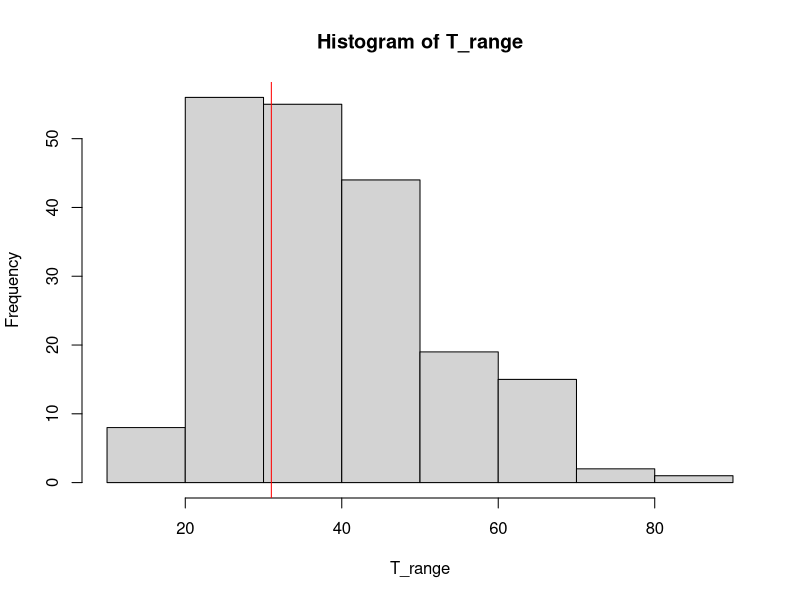
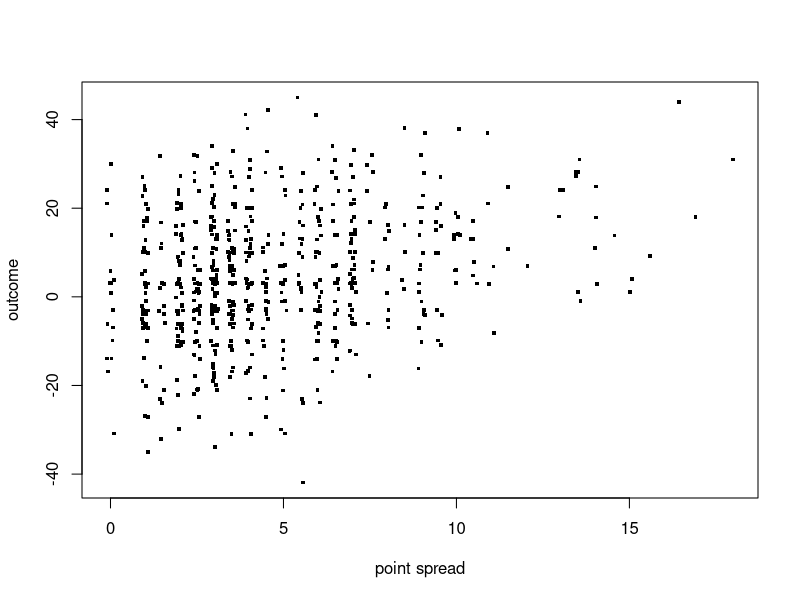
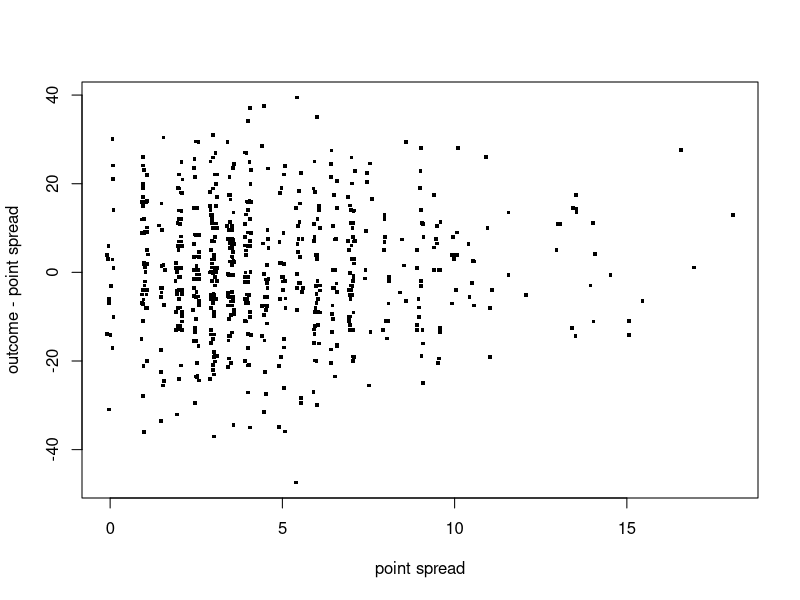
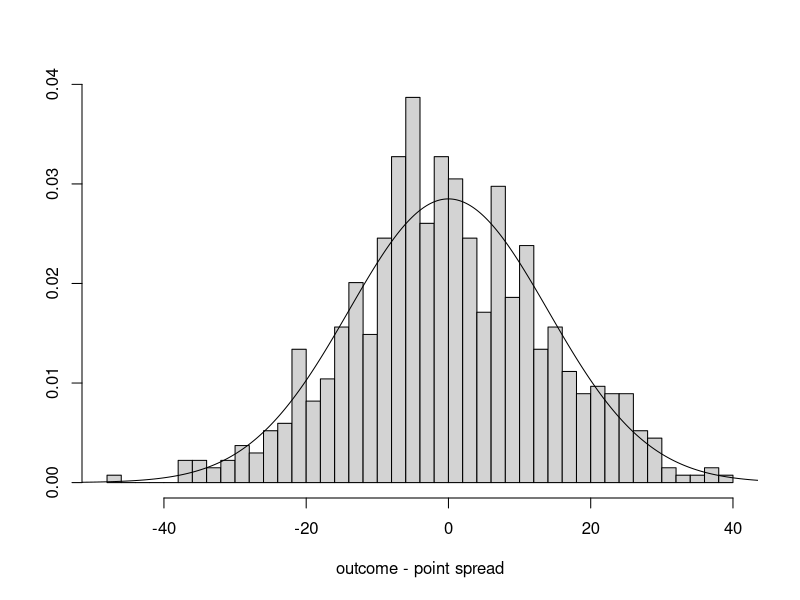
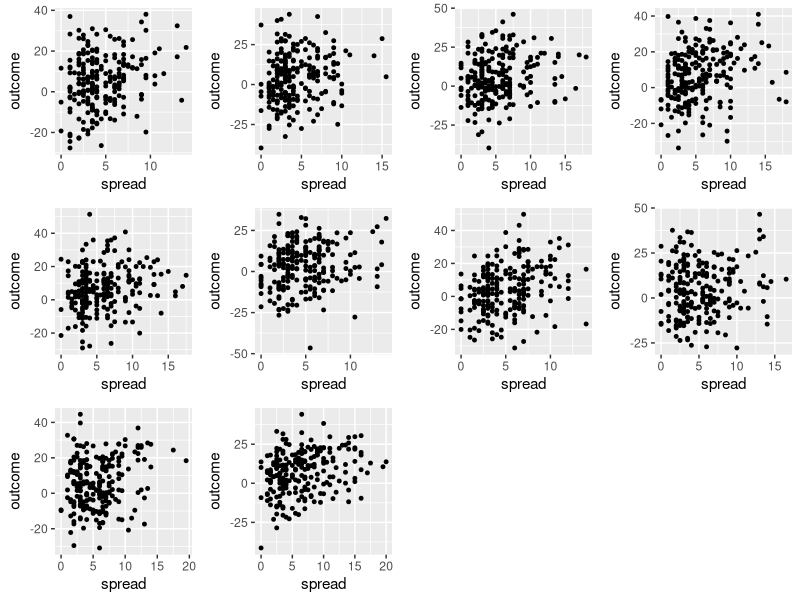
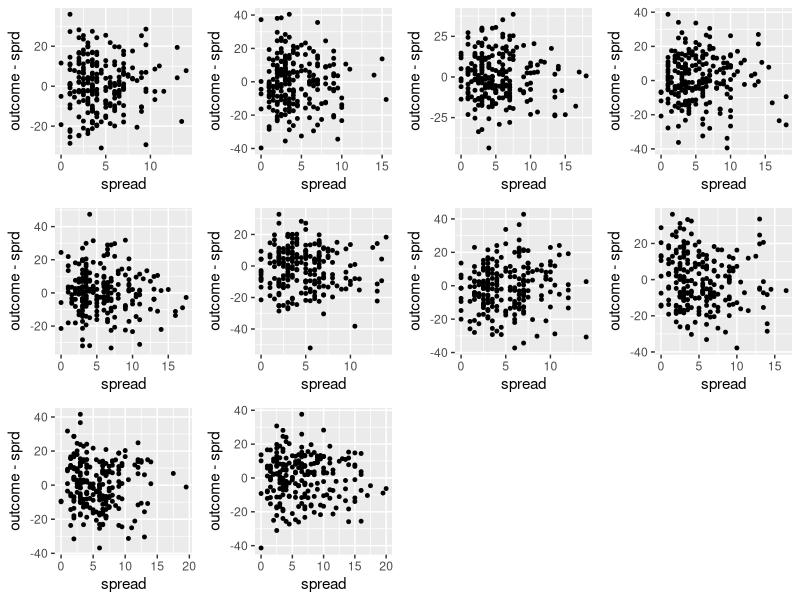
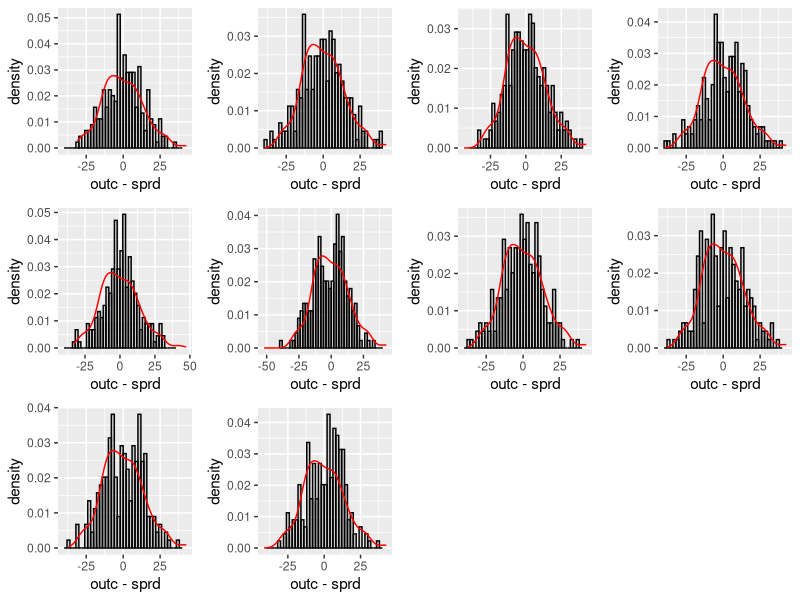
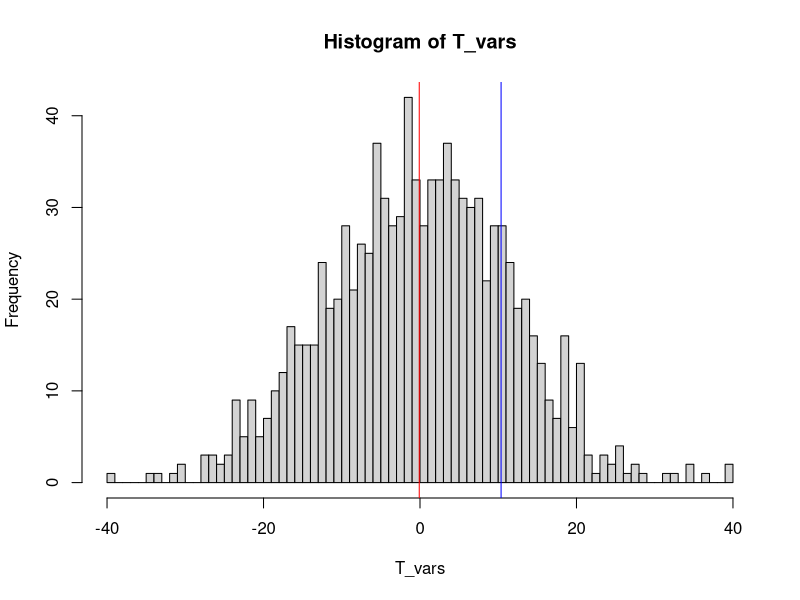

Write the R code that produced these figures, in order.
## ---- chunk 1
set.seed(12321)
knitr::opts_chunk$set(fig.align='center', fig.width=12, fig.height=8, fig.path='Figs/',
                      echo=TRUE, warning=FALSE, message=FALSE)
## ---- chunk 2
schooldata.y <- c(28, 8, -3, 7, -1, 1, 18, 12)
schooldata.sigmaj <- c(15, 10, 16, 11, 9, 11, 10, 18)

mu.hat <- function(tau) {
  sum ((1 / (schooldata.sigmaj^2 + tau^2)) * (schooldata.y)) / 
    sum((1/(schooldata.sigmaj^2 + tau^2)))
}

V.mu.inv <- function(tau) {
  sum((1 / (schooldata.sigmaj^2 + tau^2)))
}

# p(tau | y)
post.tau <- function(tau) {
  V.mu.inv(tau)^(-(1 / 2)) * 
    prod(((schooldata.sigmaj^2 + tau^2)^(-1 / 2)) * 
           exp(-((schooldata.y - mu.hat(tau))^2) / (2 * (schooldata.sigmaj^2 + tau^2)))
        )
}

# Simulate a bunch of tau's using the post.tau() function
tau <- seq(0.01, 30, length = 1000)
post.tau.dens <- apply(as.array(tau), 1, FUN = "post.tau")

# The plot looks like a slide, so smaller taus are more likely
#plot(tau, post.tau.dens, "l")

# Now take 200 samples with replacement from the taus, using the tau posterior density
sim.tau <- sample(tau, 200, prob = post.tau.dens, replace = TRUE)
# Now we can simulate mu.hat and V.mu.inv 
sim.mu.hat <- apply(as.array(sim.tau), 1, FUN = "mu.hat")
sim.Vinv <- apply(as.array(sim.tau), 1, FUN="V.mu.inv")
sim.mu <- rnorm(200, sim.mu.hat, (sim.Vinv)^(-1/2))

v.j <- function(tau) {
  1 / ((1 / schooldata.sigmaj^2) + (1 / tau^2))
}

theta.hat.j <- function(mu, tau) {
  ((schooldata.y / schooldata.sigmaj^2) + (mu / (tau^2))) / 
    ((1 / schooldata.sigmaj^2) + (1 / tau^2))
}

# Figure 5.6
#plot(tau, 
#     theta.hat.j(mu.hat(tau), tau), 
#     cex = 0.1, 
#     col = c("black",
#             "red",
#             "blue",
#             "purple",
#             "brown",
#             "darkgreen",
#             "orange",
#             "cyan"))

##### Figure 5.7
#plot(tau, 
#     sqrt(v.j(tau) + 
#          (1 / ((tau^2 / schooldata.sigmaj^2 + 1)^2)) * 
#          (1 / (sapply(tau, V.mu.inv)))), 
#     cex = 0.1, 
#     ylim = c(0, 20),
#     col = c("black",
#             "red",
#             "blue",
#             "purple",
#             "brown",
#             "darkgreen",
#             "orange",
#             "cyan"))


sim.vj <- apply(as.array(sim.tau), 1, FUN = "v.j")
sim.thetahat.j <- matrix(NA, ncol = 8, nrow = length(sim.mu))

for (j in (1:8)) {
  for (i in (1:length(sim.mu))) {
    sim.thetahat.j[i, j] <- theta.hat.j(sim.mu[i], sim.tau[i])[j]
  }
}

sim.theta <- matrix(NA, ncol = 8, nrow = length(sim.mu))
for (j in (1:8)) {
  for (i in (1:length(sim.mu))) {
    sim.theta[i, j] <- rnorm(1, sim.thetahat.j[i, j], (sim.vj[i])^(1 / 2))
  }
}


#Schools example from Chapter 5, make sure you run the Chapter 5 code first to obtain the 200 simulated values for each of the 8 thetas. These are stored in sim.theta

#Use the posterior predictive distribution to simulate new y values for each school (repeated 200 times)
#yrep <- rnorm(8 * 200, sim.theta, schooldata.sigmaj)
#yrep <- matrix(yrep, 200, 8)

#T_max <- apply(yrep, 1, max)
#T_min <- apply(yrep, 1, min)
#T_mean <- apply(yrep, 1, mean)
#T_sd <- apply(yrep, 1, sd)

#par(mfrow <- c(2, 2))

#hist(T_max)
#abline(v = max(schooldata.y), col = "red")
#1 - sum(T_max < max(schooldata.y)) / 200

#hist(T_min)
#abline(v = min(schooldata.y), col = "red")
#1 - sum(T_min < min(schooldata.y)) / 200

#hist(T_mean)
#abline(v = mean(schooldata.y), col = "red")
#1 - sum(T_mean < mean(schooldata.y)) / 200

#hist(T_sd)
#abline(v = sd(schooldata.y), col = "red")
#1 - sum(T_sd < sd(schooldata.y)) / 200


## ---- chunk 3
yrep <- rnorm(8 * 200, sim.theta, schooldata.sigmaj)
yrep <- matrix(yrep, 200, 8)

diff.range <- function(row) {
  return(diff(range(row)))
}

T_range <- apply(yrep, 1, diff.range)
p.val <- 1 - sum(T_range < diff(range(schooldata.y))) / 200
hist(T_range)
abline(v = diff(range(schooldata.y)), col = "red")
## ---- chunk 4
library(ggplot2)
## ---- chunk 5
football.data <- read.table('football.txt', header=T)
football.data$outcome <- football.data$favorite - football.data$underdog
football.data$outcome.minus.pointspread <- football.data$outcome - football.data$spread
head(football.data)
## ---- chunk 6
plot(x = jitter(football.data$spread[1:672], factor=1), 
     y = jitter(football.data$outcome[1:672], factor=1), 
     pch = 15, 
     cex = 0.5, 
     xlab='point spread', 
     ylab = 'outcome')

plot(x = jitter(football.data$spread[1:672], factor=1), 
     y = jitter(football.data$outcome.minus.pointspread[1:672], factor=1), 
     pch = 15, 
     cex = 0.5, 
     xlab='point spread', 
     ylab = 'outcome - point spread')

hist(football.data$outcome.minus.pointspread[1:672], 
     breaks=50, 
     freq=F, 
     xlab="outcome - point spread",
     ylab = '',
     main = NA)
x <- seq(-100,100, length=1000001)
lines(x, dnorm(x,0,14))  #Figure 1.2(b)
## ---- chunk 7
require(cowplot)


# Simulate y's using the data from the x's
xrep <- football.data$spread
yrep <- rnorm(length(xrep), xrep, 14)

df.list <- vector("list", 10)

for (i in 1:10) {
  
  from <- ((i - 1) * 224) + 1
  
  to <- i * 224
  
  dens <- rnorm(n = 224, 0, 14)
  df.list[[i]] <- as.data.frame(cbind(xrep[from:to], 
                                      yrep[from:to], 
                                      yrep[from:to] - xrep[from:to],
                                      dens), 
                                row.names = c(1:224))
  colnames(df.list[[i]]) <- c('spread', 'outcome', 'outcome.minus.spread', 'density')
}

plot11.list <- vector("list", 10)
for (i in 1:10) {
  plot11.list[[i]] <- ggplot(df.list[[i]], aes(spread, outcome)) + 
                        geom_point(size = 1) + 
                        labs(x = 'spread', 
                             y = 'outcome')
}

plot_grid(plotlist = plot11.list)

plot12a.list <- vector("list", 10)
for (i in 1:10) {
  plot12a.list[[i]] <- ggplot(df.list[[i]], aes(spread, outcome.minus.spread)) + 
                        geom_point(size = 1) + 
                        labs(x = 'spread', 
                             y = 'outcome - sprd')
}

plot_grid(plotlist = plot12a.list)

plot12b.list <- vector("list", 10)
for (i in 1:10) {
  plot12b.list[[i]] <- ggplot(df.list[[i]], aes(x = outcome.minus.spread)) + 
                          geom_histogram(aes(y =..density..), 
                                         breaks = seq(-40, 40, by = 2), 
                                         col = "black", 
                                         alpha = .2) +
                          geom_density(aes(x = dens),
                                       col = "red") +
                          labs(x = 'outc - sprd')
}

plot_grid(plotlist = plot12b.list)

## ---- chunk 8
T_var <- function(data) {
  lower <- data$outcome.minus.pointspread[data$spread <= 4.5]
  upper <- data$outcome.minus.pointspread[data$spread > 4.5]
  T_var <- var(lower) - var(upper)
}

xrep <- football.data$spread

temp <- football.data

T_vars <- c()

# 1000 simulations of outcomes given point spreads
for(i in 1:1000) {
  yrep <- rnorm(length(xrep), xrep, 14)
  temp$outcome <- yrep
  temp$outcome.minus.pointspread <- yrep - xrep
  T_vars <- c(T_vars, T_var(temp))
}

original.T_var <- T_var(football.data)

hist(T_vars, breaks=99)
abline(v = mean(T_vars), col = 'red')
abline(v = T_var(football.data), col = 'blue')
p.val <- 1 - sum(T_vars < original.T_var) / 1000
